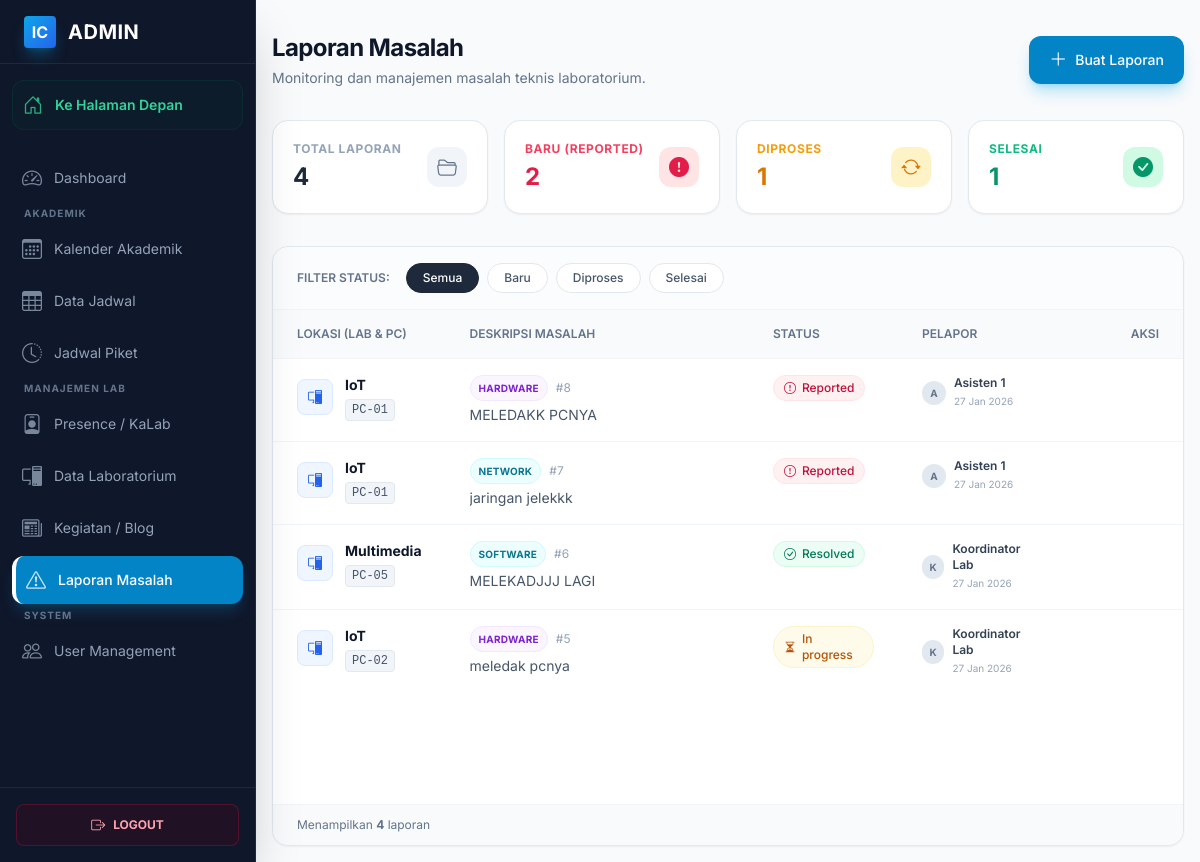
The app's page /public/admin/problems (signed in) with its own data.
### tables this page shows
CREATE TABLE `lab_problems` (
  `id` int(11) NOT NULL AUTO_INCREMENT,
  `laboratory_id` int(11) NOT NULL,
  `pc_number` varchar(50) DEFAULT NULL,
  `problem_type` enum('hardware','software','network','other') NOT NULL,
  `description` text NOT NULL,
  `status` enum('reported','in_progress','resolved') DEFAULT 'reported',
  `reported_by` int(11) NOT NULL,
  `assigned_to` int(11) DEFAULT NULL,
  `reported_at` timestamp NOT NULL DEFAULT current_timestamp(),
  `started_at` datetime DEFAULT NULL,
  `completed_at` datetime DEFAULT NULL,
  PRIMARY KEY (`id`),
  KEY `reported_by` (`reported_by`),
  KEY `idx_lab_problems_status` (`status`),
  KEY `idx_lab_problems_lab` (`laboratory_id`),
  KEY `fk_lab_problems_assigned` (`assigned_to`),
  CONSTRAINT `fk_lab_problems_assigned` FOREIGN KEY (`assigned_to`) REFERENCES `users` (`id`) ON DELETE SET NULL,
  CONSTRAINT `lab_problems_ibfk_1` FOREIGN KEY (`laboratory_id`) REFERENCES `laboratories` (`id`) ON DELETE CASCADE,
  CONSTRAINT `lab_problems_ibfk_2` FOREIGN KEY (`reported_by`) REFERENCES `users` (`id`) ON DELETE CASCADE
);

CREATE TABLE `laboratories` (
  `id` int(11) NOT NULL AUTO_INCREMENT,
  `lab_name` varchar(100) NOT NULL,
  `image` varchar(255) DEFAULT NULL,
  `description` text DEFAULT NULL,
  `pc_count` int(11) DEFAULT 0,
  `tv_count` int(11) DEFAULT 0,
  `capacity` int(11) DEFAULT 0,
  `status` enum('active','maintenance','inactive') DEFAULT 'active',
  `location` varchar(100) DEFAULT NULL,
  `building` varchar(50) DEFAULT NULL,
  `floor` varchar(10) DEFAULT NULL,
  `room_number` varchar(20) DEFAULT NULL,
  PRIMARY KEY (`id`)
);

CREATE TABLE `users` (
  `id` int(11) NOT NULL AUTO_INCREMENT,
  `name` varchar(100) NOT NULL,
  `email` varchar(100) NOT NULL,
  `phone` varchar(20) DEFAULT NULL,
  `password` varchar(255) NOT NULL,
  `role_id` int(11) NOT NULL,
  `status` enum('active','inactive') DEFAULT 'active',
  `created_at` timestamp NOT NULL DEFAULT current_timestamp(),
  PRIMARY KEY (`id`),
  UNIQUE KEY `email` (`email`),
  KEY `idx_users_email` (`email`),
  KEY `idx_users_role` (`role_id`),
  CONSTRAINT `users_ibfk_1` FOREIGN KEY (`role_id`) REFERENCES `roles` (`id`)
);

### app/views/admin/problems/list.php (the view, shortened to what the rows shown need)
<?php include APP_PATH . '/views/layouts/header.php'; ?>
<div class="antialiased bg-slate-50 min-h-screen">
    <main class="p-4 sm:ml-64 pt-8 transition-all duration-300">
        <div class="max-w-7xl mx-auto">
            <div class="flex flex-col sm:flex-row justify-between items-start sm:items-center mb-8 gap-4">
                <div>
                    <h1 class="text-2xl font-bold tracking-tight text-slate-900">Laporan Masalah</h1>
                </div>
            </div>
            <div
                class="bg-white border border-slate-200 rounded-2xl shadow-sm overflow-hidden flex flex-col min-h-[600px]">
                <div class="overflow-x-auto w-full">
                    <table class="w-full text-sm text-left text-slate-600">
                        <thead class="text-xs text-slate-500 uppercase bg-slate-50 border-b border-slate-100">
                            <tr>
                                <th scope="col" class="px-6 py-4 font-semibold">Lokasi (Lab & PC)</th>
                                <th scope="col" class="px-6 py-4 font-semibold w-1/3">Deskripsi Masalah</th>
                                <th scope="col" class="px-6 py-4 font-semibold">Status</th>
                                <th scope="col" class="px-6 py-4 font-semibold">Pelapor</th>
                                <th scope="col" class="px-6 py-4 font-semibold text-right">Aksi</th>
                            </tr>
                        </thead>
                        <tbody class="divide-y divide-slate-100">
                            <?php if (!empty($problems)): ?>
                            <?php foreach ($problems as $problem): ?>
                            <tr class="group hover:bg-slate-50/80 transition-colors duration-200">
                                <td class="px-6 py-4 align-top">
                                    <div class="flex items-start gap-3">
                                        <div
                                            class="w-9 h-9 rounded-lg bg-blue-50 text-blue-600 flex items-center justify-center shrink-0 border border-blue-100 mt-1">
                                            <i class="bi bi-pc-display"></i>
                                        </div>
                                        <div>
                                            <div class="font-bold text-slate-900"><?= e($problem['lab_name']) ?></div>
                                            <div
                                                class="inline-flex items-center gap-1 mt-1 text-xs font-mono bg-slate-100 px-1.5 py-0.5 rounded text-slate-600 border border-slate-200">
                                                PC-<?= e($problem['pc_number']) ?>
                                            </div>
                                        </div>
                                    </div>
                                </td>
                                <td class="px-6 py-4 align-top">
                                    <div class="flex flex-col gap-1">
                                        <div class="flex items-center gap-2">
                                            <span
                                                class="text-[10px] font-bold uppercase tracking-wide px-2 py-0.5 rounded-full border
                                                        <?= strtolower($problem['problem_type']) == 'hardware' ? 'bg-purple-50 text-purple-700 border-purple-100' : 'bg-cyan-50 text-cyan-700 border-cyan-100' ?>">
                                                <?= strtoupper($problem['problem_type']) ?>
                                            </span>
                                            <span class="text-xs text-slate-400">#<?= $problem['id'] ?></span>
                                        </div>
                                        <p class="text-slate-600 line-clamp-2 leading-relaxed text-xs sm:text-sm">
                                            <?= e($problem['description']) ?>
                                        </p>
                                    </div>
                                </td>
                                <td class="px-6 py-4 align-top">
                                    <?php
                                            $status = strtolower($problem['status']);
                                            $badgeClass = match ($status) {
                                                'reported' => 'bg-rose-50 text-rose-700 border-rose-100',
                                                'in_progress' => 'bg-amber-50 text-amber-700 border-amber-100',
                                                'resolved' => 'bg-emerald-50 text-emerald-700 border-emerald-100',
                                                default => 'bg-slate-50 text-slate-700 border-slate-100'
                                            };
                                            $icon = match ($status) {
                                                'reported' => 'bi-exclamation-circle',
                                                'in_progress' => 'bi-hourglass-split',
                                                'resolved' => 'bi-check-circle',
                                                default => 'bi-circle'
                                            };
                                            ?>
                                    <span
                                        class="inline-flex items-center gap-1.5 px-2.5 py-1 rounded-full text-xs font-medium border <?= $badgeClass ?>">
                                        <i class="bi <?= $icon ?>"></i>
                                        <?= ucfirst(str_replace('_', ' ', $status)) ?>
                                    </span>
                                </td>
                                <td class="px-6 py-4 align-top">
                                    <div class="flex items-center gap-2">
                                        <div
                                            class="w-6 h-6 rounded-full bg-slate-200 flex items-center justify-center text-[10px] font-bold text-slate-500">
                                            <?= strtoupper(substr($problem['reporter_name'], 0, 1)) ?>
                                        </div>
                                        <div class="flex flex-col">
                                            <span
                                                class="text-xs font-semibold text-slate-700"><?= e($problem['reporter_name']) ?></span>
                                            <span
                                                class="text-[10px] text-slate-400"><?= date('d M Y', strtotime($problem['reported_at'])) ?></span>
                                        </div>
                                    </div>
                                </td>
                                <td class="px-6 py-4 text-right align-middle">
                                </td>
                            </tr>
                            <?php endforeach; ?>
                            <?php endif; ?>
                        </tbody>
                    </table>
                </div>
            </div>
        </div>
    </main>
</div>

### records on screen
lab_problems: laboratory.lab_name "IoT", pc_number "01", problem_type "HARDWARE", id "8", description "MELEDAKK PCNYA", status "Reported", reported_by.name "A", reported_by.name "Asisten 1", reported_at "27 Jan 2026"
lab_problems: laboratory.lab_name "IoT", pc_number "01", problem_type "NETWORK", id "7", description "jaringan jelekkk", status "Reported", reported_by.name "A", reported_by.name "Asisten 1", reported_at "27 Jan 2026"
lab_problems: laboratory.lab_name "Multimedia", pc_number "05", problem_type "SOFTWARE", id "6", description "MELEKADJJJ LAGI", status "Resolved", reported_by.name "K", reported_by.name "Koordinator Lab", reported_at "27 Jan 2026"
lab_problems: laboratory.lab_name "IoT", pc_number "02", problem_type "HARDWARE", id "5", description "meledak pcnya", status "In progress", reported_by.name "K", reported_by.name "Koordinator Lab", reported_at "27 Jan 2026"

### other values on screen
$statistics['total'] "4"
$statistics['reported'] "2"
$statistics['in_progress'] "1"
$statistics['resolved'] "1"
count($problems) "4"
